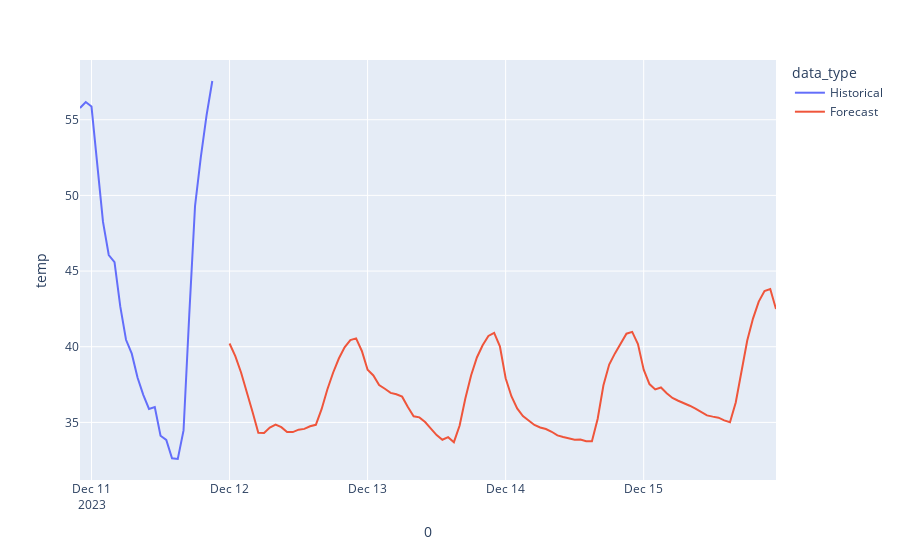

Notebook source saved alongside this figure:
### Code cell
fig = px.line(plot_df, x=0, y="temp", color="data_type")
# fig.add_scatter(plot_df, x=0, y="temp_min", color="data_type")

fig.show()
